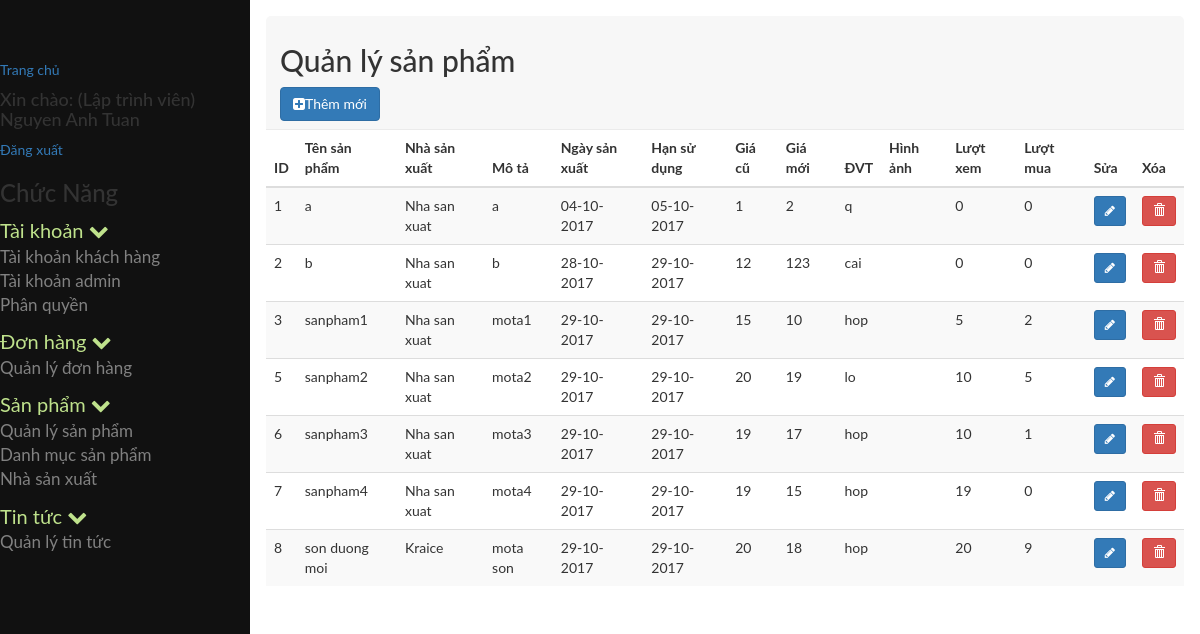
The page /admin/index.php?module=quanlysanpham (signed in) on the database as committed earlier.
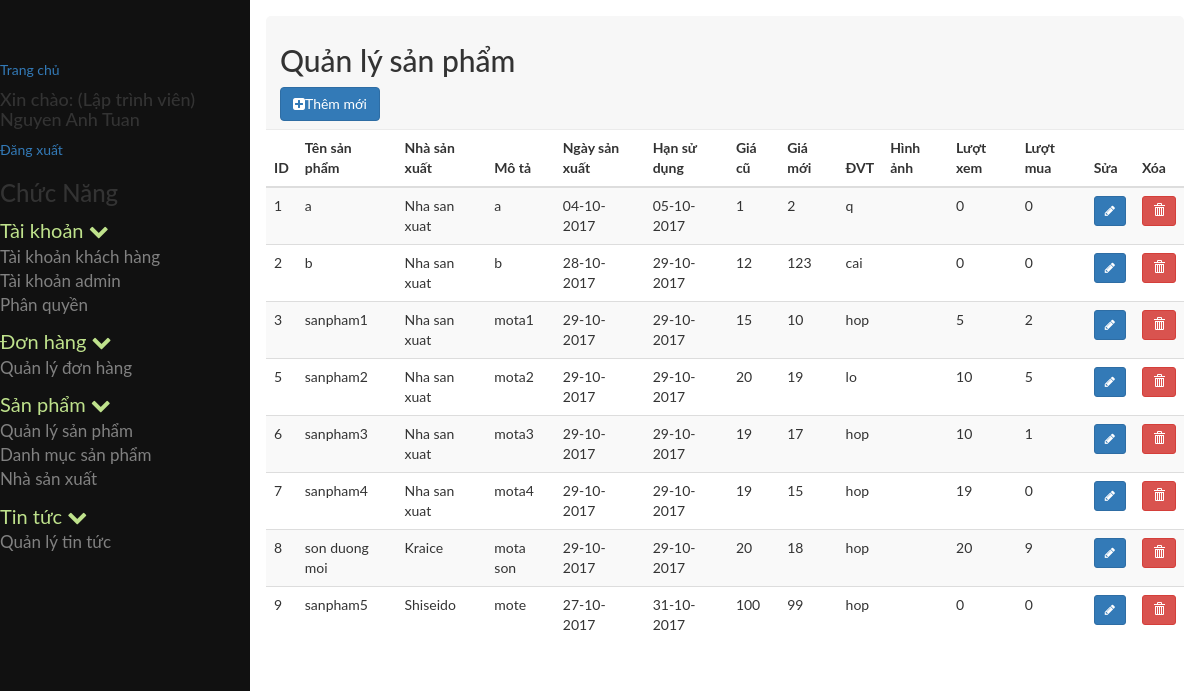
The same page on the database as committed later.
### tables this page shows
CREATE TABLE `tb_phanquyen` (
  `id` int(11) NOT NULL,
  `id_nhom` int(11) NOT NULL,
  `id_chucnang` int(11) NOT NULL
);

CREATE TABLE `tb_chucnang` (
  `id` int(11) NOT NULL,
  `ten` varchar(255) NOT NULL,
  `trangthai` tinyint(4) NOT NULL,
  `url` varchar(255) NOT NULL,
  `f_order` int(11) NOT NULL,
  `id_parent` int(11) NOT NULL,
  `nhanurl` varchar(255) NOT NULL,
  `hienthi` tinyint(4) NOT NULL,
  `bieutuong` varchar(255) NOT NULL
);

CREATE TABLE `tb_sanpham` (
  `id` int(11) NOT NULL,
  `ten` varchar(100) NOT NULL,
  `mota` varchar(999) NOT NULL,
  `id_danhmuc` int(11) NOT NULL,
  `id_nsx` int(11) NOT NULL,
  `xuatsu` varchar(200) NOT NULL,
  `giacu` float NOT NULL,
  `giamoi` float NOT NULL,
  `ngaysanxuat` date NOT NULL,
  `hansudung` date NOT NULL,
  `donvi` varchar(50) NOT NULL,
  `hinhanh` varchar(255) NOT NULL,
  `dshinhanh` varchar(255) NOT NULL,
  `damua` int(20) NOT NULL,
  `luotxem` int(20) NOT NULL,
  `tgcapnhat` timestamp NOT NULL DEFAULT CURRENT_TIMESTAMP ON UPDATE CURRENT_TIMESTAMP,
  `trangthai` tinyint(10) NOT NULL
);

CREATE TABLE `tb_nhasanxuat` (
  `id` int(11) NOT NULL,
  `nsx_ten` varchar(250) NOT NULL,
  `nsx_diachi` varchar(250) NOT NULL,
  `nsx_sodienthoai` varchar(20) NOT NULL,
  `nsx_email` varchar(250) NOT NULL,
  `nsx_website` varchar(250) NOT NULL,
  `nsx_logo` varchar(500) NOT NULL,
  `nsx_mota` varchar(500) NOT NULL
);

### admin/cores/loader.php (called while the page is built, shortened)
<?php
class loader
{
	public function view($name='',$data=array())
	{
		extract($data);
		include BASEPATH.'views/'.$name.'.php' ;
	}
}
?>

### admin/models/admin/phanquyenchucnang.php (called while the page is built, shortened)
<?php
include_once 'JATOVI_Model.php';
class phanquyenchucnang extends JATOVI_Model
{
	private $_table = "tb_phanquyen";
	private $_table2 = "tb_chucnang";
	public function getrole($id_nhom)
	{
		$sql = "SELECT * FROM {$this->_table}  INNER JOIN {$this->_table2} WHERE id_nhom = {$id_nhom} AND {$this->_table}.id_chucnang = {$this->_table2}.id ";
		$query = $this->connection->prepare($sql);
		$query->execute();
		$result = $query->fetchAll();
		return $result;
	}
}
$phanquyenchucnang = new phanquyenchucnang();
?>

### admin/models/admin/JATOVI_Model.php (called while the page is built, shortened)
<?php
class JATOVI_Model
{
	private $host = 'localhost';
	private $dbname = 'project_jatovi';
	private $dbuser = 'root';
	private $dbpass = '';
	function __construct()
	{
		try {
			$this->connection  = new PDO("mysql:host={$this->host};dbname={$this->dbname};charset=utf8",$this->dbuser,$this->dbpass);
		} catch (PDOException $e) {
			echo "(DB connection error) Lỗi kết nối cơ sở dữ liệu: ".$e->getMessage();
		}
	}
}
?>

### admin/models/admin/quanlysanpham_model.php (called while the page is built, shortened)
<?php
include_once 'JATOVI_Model.php';
class quanlysanpham_model extends JATOVI_Model
{
	private $_table = 'tb_sanpham';
	private $_table2 = 'tb_danhmuc';
	private $_table3 = 'tb_nhasanxuat';
	public function select_all_product($search, $limit, $batdau)
	{
		$sql = "SELECT sp.*, sp.id as idsanpham, sp.ten, nsx.id as idnsx, nsx.nsx_ten, DATE_FORMAT(sp.ngaysanxuat, '%d-%m-%Y') as datesanxuat, DATE_FORMAT(sp.hansudung, '%d-%m-%Y') as datesudung FROM {$this->_table} sp INNER JOIN {$this->_table2} dm ON sp.id_danhmuc = dm.id INNER JOIN {$this->_table3} nsx ON sp.id_nsx = nsx.id  where sp.ten like '%$search%' ORDER BY sp.id limit $batdau, $limit";
		$query = $this->connection->prepare($sql);
		$query->execute();
		$result = $query->fetchALL();
		return $result;
	}
}
$quanlysanpham_model = new quanlysanpham_model();
 ?>

### admin/views/admin/sanpham/quanlysanpham.php (the view, shortened to what this page needs)
<div class="row">
	<div class="col-md-12">
		<div class="popover-title">
			<h2>Quản lý sản phẩm</h2>
			<a class="btn btn-primary" data-toggle="modal" href="#insert">
				<i class="fa fa-plus-square"></i>Thêm mới</a>
</div>
<div class="row">
	<div class="col-md-12">
		<div class="">
			<table class="table table-striped">
				<thead>
					<tr>
						<th>ID</th>
						<th>Tên sản phẩm</th>
						<th>Nhà sản xuất</th>
						<th>Mô tả</th>
						<th>Ngày sản xuất</th>
						<th>Hạn sử dụng</th>
						<th>Giá cũ</th>
						<th>Giá mới</th>
						<th>ĐVT</th>
						<th>Hình ảnh</th>
						<th>Lượt xem</th>
						<th>Lượt mua</th>
						<th>Sửa</th>
						<th>Xóa</th>
					</tr>
				</thead>
				<tbody>
                        <?php if ($list==NULL){ ?>
						<tr>
							<td colspan="15">Không Có Tin Tức </td>
						</tr>
					<?php }else { ?>
					<?php foreach ($list as $value): ?>
						<tr>
							<td><?=$value['id']?></td>
							<td><?=$value['ten'] ?></td>
							<td><?=$value['nsx_ten']?></td>
							<td><?=$value['mota']?></td>
							<td><?=$value['datesanxuat']?></td>
							<td><?=$value['datesudung']?></td>
							<td><?=$value['giacu']?></td>
							<td><?=$value['giamoi']?></td>
							<td><?=$value['donvi']?></td>
							<td><?=$value['hinhanh']?></td>
							<td><?=$value['luotxem']?></td>
							<td><?=$value['damua']?></td>
							<td>
							<a href="#edit<?=$value['id'];?>" class="btn btn-primary btn-sm" data-toggle="modal">
								<i class="fa fa-pencil" aria-hidden = "true"></i>
							</a>
						</td>
						<td>
							<a class="btn btn-danger btn-sm" data-toggle="modal" href="#del<?=$value['idsanpham'];?>">
								<i class="glyphicon glyphicon-trash" aria-hidden="true"></i>
							</a>
						</td>
					</tr>
<?php endforeach; ?>
<?php } ?>
	</tbody>
</table>

### admin/index.php (shortened to what this page needs)
<?php
include_once BASEPATH.'/controllers/admin/quanlytintuc.php';
include_once BASEPATH.'controllers/admin/sanpham/quanlysanpham.php';
$module='';
if (isset($_GET['module'])) {
	$module = $_GET['module'];
}
switch ($module) {
	case 'quanlysanpham':
		$quanlysanpham->dieuhuong();
		break;
}
?>

### admin/controllers/admin/sanpham/quanlysanpham.php (shortened to what this page needs)
<?php
 class quanlysanpham extends JATOVI_Controller
 {
 	public $action = '';
	public $JATOVI = '';
	function __construct($JATOVI)
	{
		$this->JATOVI = $JATOVI;
	}
	public function dieuhuong()
	{
		switch ($this->action) {
			default:
				$this->index();
				break;
		}
	}
	public function index()
	{
		$limit = 10;
		$batdau =0;
		$search="";
		$data['content'] = 'admin/sanpham/quanlysanpham';
		$data['contentdata'] = array();
		include BASEPATH.'models/admin/quanlysanpham_model.php';
		$p = "";
	if (isset($_GET['search'])){
			$search = $_GET['search'];
			$data['contentdata']['search']= $search;
			}
			else if(isset ($_POST['timkiem']) ){
			$search = $_POST['timkiem'];
			$data['contentdata']['search']= $search;
		}
		else{$search="";
		$data['contentdata']['search']= "";
		}
		if(isset($_GET['p'])){
			$p = $_GET['p'];
			}else{$p=1;}
			$data['contentdata']['p']= $p;
			$batdau = ($p -1)*$limit;
		$list = $quanlysanpham_model->select_all_product($search, $limit, $batdau);
		if ($list!=NULL	) {
			foreach ($list as $key => $value) {
			$data['contentdata']['list'][$key] = $value;
			$tongdong =$quanlysanpham_model->sodong($search);
			$data['contentdata']['tongdong']= $tongdong;
		}
		}else{
			$tongdong =0;
			$data['contentdata']['tongdong']= $tongdong;
			$data['contentdata']['list'] = "";
		}
		$danhmuc = $quanlysanpham_model->select_danhmuc();
		foreach ($danhmuc as $key => $value) {
			$data['contentdata']['danhmuc'][$key] = $value;
		}
		$nsx = $quanlysanpham_model->select_nhasanxuat();
		foreach ($nsx as $key => $value) {
			$data['contentdata']['nsx'][$key] = $value;
		}
		$data['JATOVI']=$this->JATOVI;
		$this->JATOVI->load->view('admin/master',$data);
	}
 }
 ?>

### admin/views/admin/partial/header.php (shortened to what this page needs)
<!DOCTYPE html>
<html lang="en">
<head>
	<link rel="stylesheet" href="public/vendors/bootstrap-3.3.7-dist/css/bootstrap.min.css">
	<link href="public/vendors/font-awesome/css/font-awesome.min.css" rel="stylesheet">
	<link href="public/vendors/pnotify/dist/pnotify.css" rel="stylesheet">
	<link rel="stylesheet" href="public/scripts/css/style.css">
</head>
<body>

### admin/views/admin/master.php
<?php $JATOVI->load->view('admin/partial/header'); ?>
<div id="wrapper">
	<?php $JATOVI->load->view('admin/partial/sidebar') ?>
	<div id="main">
		<?php $JATOVI->load->view($content, $contentdata) ?>
	</div>
</div>
<?php $JATOVI->load->view('admin/partial/footer'); ?>

### admin/views/admin/partial/sidebar.php (shortened to what this page needs)
<?php
	include_once BASEPATH.'models/admin/phanquyenchucnang.php';
	$chucnang = $phanquyenchucnang->getrole($_SESSION['userGroup']);
	$menu = array();
	foreach ($chucnang as $p) {
		if ($p['id_parent']==0) {
			$child=array();
			foreach ($chucnang as $p2) {
				if ($p2['id_parent']==$p['id']) {
					$child[]=$p2;
				}
			}
			$menu[]=array(
				'parent'=>$p,
				'child'=>$child
			);
		}
	}
?>
<nav class="sidenav" id="mySidenav">
	<a href="<?=base_url?>index.php">Trang chủ</a>
	<h4>Xin chào: <?='('.$_SESSION['userChucdanh'].')'?> <?=$_SESSION['userName']?></h4>
	<a href="<?=base_url?>index.php?module=page&action=page_logout">Đăng xuất</a>
	<h3>Chức Năng</h3>
	<?php foreach($menu as $value): ?>
		<ul>
			<li>
				<a class="parent_text">
					<?php echo $value['parent']['ten']; ?>
					<span class="fa fa-chevron-down"></span>
				</a>
				<ul>
					<?php foreach($value['child'] as $child): ?>
						<li class="<?=$child['hienthi']==0?"hidden":""?>">
							<a href="<?=base_url.'index.php?module='.$child['url']?>">
								<?=$child['ten']?>
							</a>
						</li>
					<?php endforeach; ?>
				</ul>
			</li>
		</ul>
	<?php endforeach; ?>
</nav>

### admin/views/admin/partial/footer.php (shortened to what this page needs)
</body>
</html>

### admin/public/scripts/css/style.css (style rules this page uses)
body { font-family: "Lato", sans-serif; }
body .sidenav { height: 100%; width: 250px; position: fixed; z-index: 1; top: 0; left: 0; background-color: #111; overflow-x: hidden; transition: 0.5s; padding-top: 60px; }
body .sidenav ul { list-style-type: none; padding-left: 0px; }
body .sidenav ul li a { text-decoration: none; font-size: 17px; color: #818181; display: block; transition: 0.3s; }
body .sidenav ul li .parent_text { font-size: 20px; color: #BFE28C; }
body #main { transition: margin-left .5s; margin-left: 250px; padding: 16px; }

Rows that differ between the two databases and show on the page:
added tb_sanpham: id "9", ten "sanpham5", id_nsx.nsx_ten "Shiseido", mota "mote", datesanxuat "27-10-2017", datesudung "31-10-2017", giacu "100", giamoi "99", donvi "hop", luotxem "0", damua "0"
